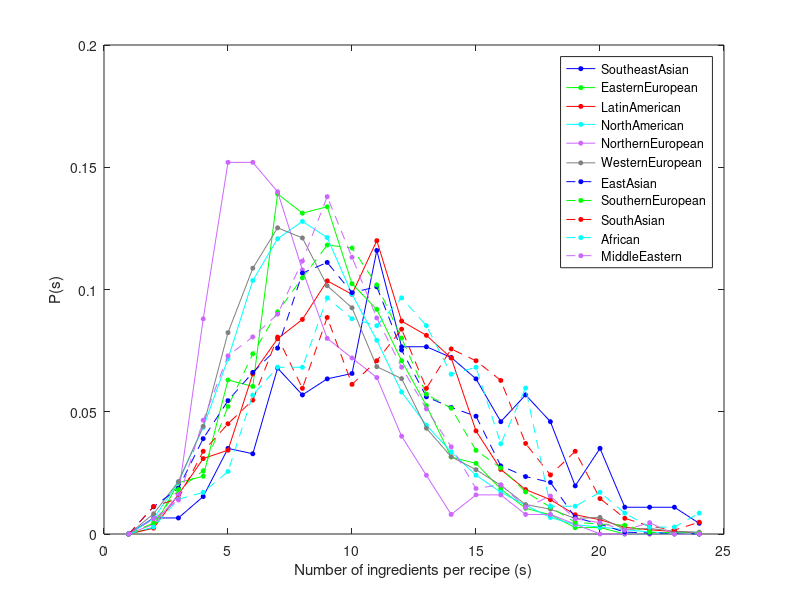

This chart was generated by the following MATLAB code:

SoutheastAsian = [0.0,0.006564551422319475,0.006564551422319475,0.015317286652078774,0.0350109409190372,0.03282275711159737,0.06783369803063458,0.05689277899343545,0.06345733041575492,0.06564551422319474,0.11597374179431072,0.07658643326039387,0.07658643326039387,0.07221006564551423,0.06345733041575492,0.045951859956236324,0.05689277899343545,0.045951859956236324,0.019693654266958426,0.0350109409190372,0.010940919037199124,0.010940919037199124,0.010940919037199124,0.00437636761487965];
EasternEuropean = [0.0,0.0026246719160104987,0.02099737532808399,0.023622047244094488,0.06299212598425197,0.06036745406824147,0.13910761154855644,0.13123359580052493,0.13385826771653545,0.10236220472440945,0.09186351706036745,0.07086614173228346,0.05249343832020997,0.031496062992125984,0.028871391076115485,0.01837270341207349,0.010498687664041995,0.007874015748031496,0.0026246719160104987,0.0026246719160104987,0.0,0.0,0.0,0.0];
LatinAmerican = [0.0,0.0023997257456290708,0.016112444292080905,0.030853616729516628,0.03428179636612959,0.0654782310593075,0.07987658553308194,0.08776139869729174,0.10353102502571135,0.09804593760713061,0.11998628728145355,0.08707576276996914,0.08124785738772712,0.07199177236887212,0.04216660953033939,0.026396983201919782,0.01816935207404868,0.01405553651011313,0.007884813164209805,0.005827905382242029,0.002742543709290367,0.0017140898183064792,0.0010284538909838875,3.4281796366129587E-4];
NorthAmerican = [0.0,0.006285521626047587,0.021144398420190735,0.043637414507272904,0.07164531355360755,0.10367498314227916,0.12077352856179559,0.12785377131297562,0.12125517772854252,0.09808785280801464,0.07923128792987189,0.0580628070513438,0.044504383007417395,0.03359502938059917,0.02403429342067238,0.017098545419516425,0.011800404585300068,0.006743088334457181,0.003805028417300838,0.002841730083806955,0.0017821019169636837,7.947211251324535E-4,3.3715441672285906E-4,4.334842500722474E-4];
NorthernEuropean = [0.0,0.004,0.016,0.088,0.152,0.152,0.14,0.108,0.08,0.072,0.064,0.04,0.024,0.008,0.016,0.016,0.008,0.008,0.004,0.0,0.0,0.0,0.0,0.0];
WesternEuropean = [0.0,0.008273787138021812,0.021436630312147424,0.04400150432493419,0.08236179014667168,0.1086874764949229,0.12523505077096653,0.12109815720195562,0.10154193305754043,0.09251598345242572,0.06844678450545318,0.06355772846934937,0.043249341857841295,0.03159082361790147,0.026325686348251224,0.01993230537796164,0.012034599473486273,0.010154193305754042,0.006393380970289583,0.006769462203836028,0.00188040616773223,0.0022564874012786762,0.0011282437006393381,7.52162467092892E-4];
EastAsian = [0.0,0.011146496815286623,0.018710191082802547,0.03901273885350318,0.054538216560509556,0.0660828025477707,0.07603503184713375,0.10668789808917198,0.11106687898089172,0.09872611464968153,0.10111464968152867,0.07523885350318471,0.056130573248407645,0.0517515923566879,0.0481687898089172,0.02786624203821656,0.023487261146496817,0.02109872611464968,0.006767515923566879,0.003980891719745223,7.961783439490446E-4,3.980891719745223E-4,3.980891719745223E-4,0.0];
SouthernEuropean = [0.0,0.004545454545454545,0.01818181818181818,0.02583732057416268,0.05215311004784689,0.07368421052631578,0.09090909090909091,0.10478468899521531,0.11818181818181818,0.11698564593301436,0.10191387559808612,0.08014354066985646,0.057177033492822965,0.05143540669856459,0.034210526315789476,0.027033492822966507,0.01722488038277512,0.011004784688995215,0.004784688995215311,0.004066985645933014,0.0035885167464114833,7.177033492822966E-4,4.784688995215311E-4,2.3923444976076556E-4];
SouthAsian = [0.0,0.011272141706924315,0.014492753623188406,0.033816425120772944,0.04508856682769726,0.05475040257648953,0.08051529790660225,0.05958132045088567,0.08856682769726248,0.061191626409017714,0.07085346215780998,0.08373590982286634,0.05958132045088567,0.07568438003220612,0.07085346215780998,0.06280193236714976,0.037037037037037035,0.024154589371980676,0.033816425120772944,0.014492753623188406,0.00644122383252818,0.00322061191626409,0.001610305958132045,0.004830917874396135];
African = [0.0,0.002840909090909091,0.014204545454545454,0.017045454545454544,0.02556818181818182,0.056818181818181816,0.06818181818181818,0.06818181818181818,0.09659090909090909,0.08806818181818182,0.08522727272727272,0.09659090909090909,0.08522727272727272,0.06534090909090909,0.06818181818181818,0.036931818181818184,0.05965909090909091,0.011363636363636364,0.011363636363636364,0.017045454545454544,0.008522727272727272,0.002840909090909091,0.002840909090909091,0.008522727272727272];
MiddleEastern = [0.0,0.006201550387596899,0.013953488372093023,0.046511627906976744,0.07286821705426356,0.08062015503875969,0.08992248062015504,0.11162790697674418,0.13798449612403102,0.11317829457364341,0.08837209302325581,0.06821705426356589,0.05116279069767442,0.03565891472868217,0.018604651162790697,0.020155038759689922,0.010852713178294573,0.015503875968992248,0.006201550387596899,0.004651162790697674,0.0015503875968992248,0.004651162790697674,0.0,0.0];


colors = [
0,0.4470,0.7410;
0.4660,0.6740,0.1880;
1,0,0;
0,0.7500,0.7500;
0.7500,0,0.7500;
0.7500,0.7500,0;
0.2500,0.2500,0.2500;
0,0.4470,0.7410;
0.4660,0.6740,0.1880;
1,0,0;
0 ,0.7500,0.7500;]
col = hsv(11)
coll = [
204, 153, 0;
255, 0, 0;
0, 153, 51;
0, 255, 204;
51, 153, 255;
0, 0, 153;
204, 102, 255;
255, 102, 204;
102, 0, 102;
102, 51, 0;
153, 153, 102;
]
coll = coll/256
coll = [
  0,0,1;
  0,1,0;
  1,0,0;
  0,1,1;
  0.8,0.4,1;
  0.5,0.5,0.5
]

plot(1:24,SoutheastAsian,'color',coll(1,:),'Marker','o', 'MarkerSize',3,'MarkerFaceColor',coll(1,:)); hold on;
plot(1:24,EasternEuropean,'color',coll(2,:),'Marker','o','MarkerSize',3, 'MarkerFaceColor',coll(2,:)); hold on;
plot(1:24,LatinAmerican,'color',coll(3,:),'Marker','o','MarkerSize',3, 'MarkerFaceColor',coll(3,:)); hold on;
plot(1:24,NorthAmerican,'color',coll(4,:),'Marker','o', 'MarkerSize',3,'MarkerFaceColor',coll(4,:)); hold on;
plot(1:24,NorthernEuropean,'color',coll(5,:),'Marker','o','MarkerSize',3, 'MarkerFaceColor',coll(5,:)); hold on;
plot(1:24,WesternEuropean,'color',coll(6,:),'Marker','o','MarkerSize',3, 'MarkerFaceColor',coll(6,:)); hold on;
plot(1:24,EastAsian,'color',coll(1,:),'LineStyle','--','Marker','o','MarkerSize',3, 'MarkerFaceColor',coll(1,:)); hold on;
plot(1:24,SouthernEuropean,'color',coll(2,:),'LineStyle','--','Marker','o','MarkerSize',3, 'MarkerFaceColor',coll(2,:)); hold on;
plot(1:24,SouthAsian,'color',coll(3,:),'LineStyle','--','Marker','o','MarkerSize',3, 'MarkerFaceColor',coll(3,:)); hold on;
plot(1:24,African,'color',coll(4,:),'LineStyle','--','Marker','o','MarkerSize',3, 'MarkerFaceColor',coll(4,:)); hold on;
plot(1:24,MiddleEastern,'color',coll(5,:),'LineStyle','--','Marker','o','MarkerSize',3, 'MarkerFaceColor',coll(5,:));
%plot(1:24,SoutheastAsian,1:24,EasternEuropean)
%['+','o','*','.','x','s','d','^','v','>','<','p','h']);
xlabel('Number of ingredients per recipe (s)')
ylabel('P(s)')
hold off;
legend({'SoutheastAsian','EasternEuropean','LatinAmerican','NorthAmerican','NorthernEuropean','WesternEuropean','EastAsian','SouthernEuropean','SouthAsian','African','MiddleEastern'});